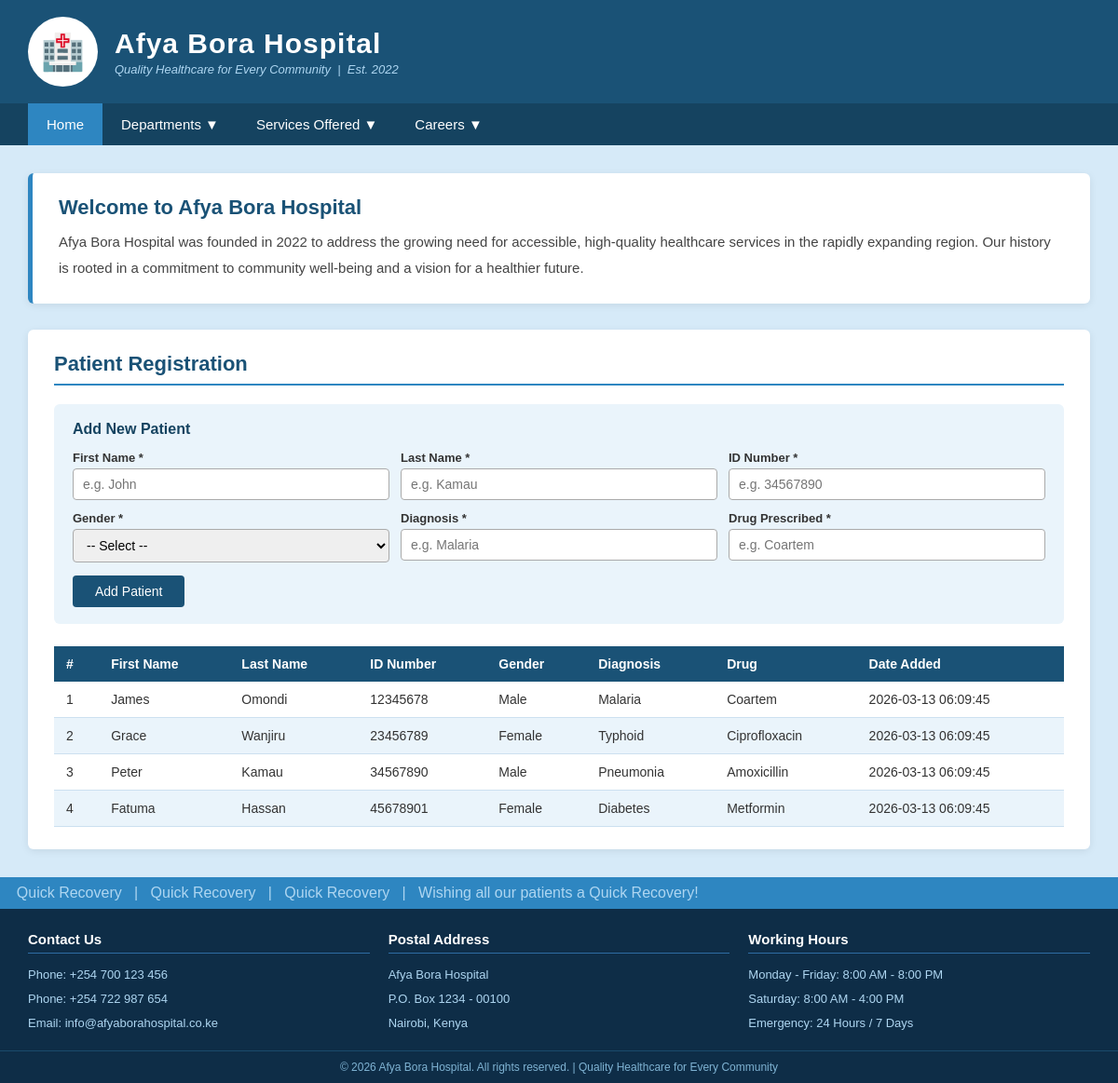
Screenshot of /hospital.php with the database file from the repository.
### tables this page shows
CREATE TABLE patients (
    id         INT(11)      NOT NULL AUTO_INCREMENT,
    firstname  VARCHAR(100) NOT NULL,
    lastname   VARCHAR(100) NOT NULL,
    idnumber   VARCHAR(20)  NOT NULL,
    gender     VARCHAR(10)  NOT NULL,
    diagnosis  VARCHAR(200) NOT NULL,
    drug       VARCHAR(200) NOT NULL,
    date_added DATETIME     NOT NULL DEFAULT CURRENT_TIMESTAMP,
    PRIMARY KEY (id)
);

### hospital.php (the view, shortened to what this page needs)
<?php
$servername = "localhost";
$username   = "root";
$password   = "";
$dbname     = "PatientData";
$conn  = new mysqli($servername, $username, $password, $dbname);
$db_ok = ($conn->connect_error === null);
$patients = array();
if ($db_ok) {
    $result = $conn->query("SELECT * FROM patients ORDER BY id ASC");
    if ($result) {
        while ($row = $result->fetch_assoc()) {
            $patients[] = $row;
        }
    }
}
?>
<!DOCTYPE html>
<html lang="en">
<head>
</head>
<body>
<header>
    <div class="header-inner">
        <div class="logo">&#127973;</div>
        <div class="site-title">
            <h1>Afya Bora Hospital</h1>
            <p>Quality Healthcare for Every Community &nbsp;|&nbsp; Est. 2022</p>
        </div>
    </div>
</header>
<nav>
    <ul>
        <li>
            <a href="hospital.php" class="active">Home</a>
        </li>
        <li>
            <a href="#">Departments &#9660;</a>
        </li>
        <li>
            <a href="#">Services Offered &#9660;</a>
        </li>
        <li>
            <a href="#">Careers &#9660;</a>
        </li>
    </ul>
</nav>
<main>
    <div class="intro-card">
        <h2>Welcome to Afya Bora Hospital</h2>
        <p>
            Afya Bora Hospital was founded in 2022 to address the growing need for accessible,
            high-quality healthcare services in the rapidly expanding region. Our history is rooted
            in a commitment to community well-being and a vision for a healthier future.
        </p>
    </div>
    <div class="patient-card">
        <h2>Patient Registration</h2>
        <div class="add-form-wrap">
            <h3>Add New Patient</h3>
            <form method="POST" action="hospital.php">
                <div class="fg-grid">
                    <div class="fg">
                        <label>First Name *</label>
                        <input type="text" name="firstname" placeholder="e.g. John" required>
                    </div>
                    <div class="fg">
                        <label>Last Name *</label>
                        <input type="text" name="lastname" placeholder="e.g. Kamau" required>
                    </div>
                    <div class="fg">
                        <label>ID Number *</label>
                        <input type="text" name="idnumber" placeholder="e.g. 34567890" required>
                    </div>
                    <div class="fg">
                        <label>Gender *</label>
                        <select name="gender" required>
                            <option value="">-- Select --</option>
                        </select>
                    </div>
                    <div class="fg">
                        <label>Diagnosis *</label>
                        <input type="text" name="diagnosis" placeholder="e.g. Malaria" required>
                    </div>
                    <div class="fg">
                        <label>Drug Prescribed *</label>
                        <input type="text" name="drug" placeholder="e.g. Coartem" required>
                    </div>
                </div>
                <button type="submit" name="add_patient" class="btn-add">Add Patient</button>
            </form>
        </div>
        <div class="tbl-wrap">
            <table>
                <thead>
                    <tr>
                        <th>#</th>
                        <th>First Name</th>
                        <th>Last Name</th>
                        <th>ID Number</th>
                        <th>Gender</th>
                        <th>Diagnosis</th>
                        <th>Drug</th>
                        <th>Date Added</th>
                    </tr>
                </thead>
                <tbody>
                    <?php if (count($patients) > 0): ?>
                        <?php $num = 1; ?>
                        <?php foreach ($patients as $row): ?>
                            <tr>
                                <td><?php echo $num; ?></td>
                                <td><?php echo htmlspecialchars($row["firstname"]); ?></td>
                                <td><?php echo htmlspecialchars($row["lastname"]); ?></td>
                                <td><?php echo htmlspecialchars($row["idnumber"]); ?></td>
                                <td><?php echo htmlspecialchars($row["gender"]); ?></td>
                                <td><?php echo htmlspecialchars($row["diagnosis"]); ?></td>
                                <td><?php echo htmlspecialchars($row["drug"]); ?></td>
                                <td><?php echo htmlspecialchars($row["date_added"]); ?></td>
                            </tr>
                            <?php $num++; ?>
                        <?php endforeach; ?>
                    <?php endif; ?>
                </tbody>
            </table>
        </div>
    </div>
</main>
<footer>
    <div class="marquee-bar">
        <marquee behavior="scroll" direction="left" scrollamount="5">
            &nbsp;&nbsp;&nbsp; Quick Recovery &nbsp;&nbsp;|&nbsp;&nbsp;
            Quick Recovery &nbsp;&nbsp;|&nbsp;&nbsp;
            Quick Recovery &nbsp;&nbsp;|&nbsp;&nbsp;
            Wishing all our patients a Quick Recovery! &nbsp;&nbsp;&nbsp;
        </marquee>
    </div>
    <div class="footer-grid">
        <div class="footer-col">
            <h3>Contact Us</h3>
            <p>Phone: +254 700 123 456</p>
            <p>Phone: +254 722 987 654</p>
            <p>Email: info@afyaborahospital.co.ke</p>
        </div>
        <div class="footer-col">
            <h3>Postal Address</h3>
            <p>Afya Bora Hospital</p>
            <p>P.O. Box 1234 - 00100</p>
            <p>Nairobi, Kenya</p>
        </div>
        <div class="footer-col">
            <h3>Working Hours</h3>
            <p>Monday - Friday: 8:00 AM - 8:00 PM</p>
            <p>Saturday: 8:00 AM - 4:00 PM</p>
            <p>Emergency: 24 Hours / 7 Days</p>
        </div>
    </div>
    <div class="footer-bottom">
        &copy; 2026 Afya Bora Hospital. All rights reserved. | Quality Healthcare for Every Community
    </div>
</footer>
</body>
</html>

### hospital.php (style rules this page uses)
* { margin: 0; padding: 0; box-sizing: border-box; font-family: Arial, sans-serif; }
header { background-color: #1a5276; color: #ffffff; padding: 18px 30px; }
.header-inner { display: flex; align-items: center; gap: 18px; }
.logo { width: 75px; height: 75px; background-color: #ffffff; border-radius: 50%; display: flex; align-items: center; justify-content: center; font-size: 38px; flex-shrink: 0; }
.site-title h1 { font-size: 30px; letter-spacing: 1px; }
.site-title p { font-size: 13px; color: #aed6f1; font-style: italic; margin-top: 3px; }
nav { background-color: #154360; }
nav > ul { list-style: none; display: flex; padding: 0 30px; }
nav > ul > li { position: relative; }
nav > ul > li > a { display: block; color: #ffffff; text-decoration: none; padding: 14px 20px; font-size: 15px; transition: background-color 0.25s; }
nav > ul > li > a:hover, nav > ul > li > a.active { background-color: #2e86c1; }
main { background-color: #d6eaf8; padding: 30px; min-height: 62vh; }
.intro-card { background-color: #ffffff; border-left: 5px solid #2e86c1; border-radius: 6px; padding: 24px 28px; margin-bottom: 28px; box-shadow: 0 2px 8px rgba(0,0,0,0.08); }
.intro-card h2 { color: #1a5276; font-size: 22px; margin-bottom: 10px; }
.intro-card p { color: #444444; line-height: 1.85; font-size: 15px; }
.patient-card { background-color: #ffffff; border-radius: 6px; padding: 24px 28px; box-shadow: 0 2px 8px rgba(0,0,0,0.08); }
.patient-card h2 { color: #1a5276; font-size: 22px; border-bottom: 2px solid #2e86c1; padding-bottom: 8px; margin-bottom: 20px; }
.add-form-wrap { background-color: #eaf4fb; padding: 18px 20px; border-radius: 6px; margin-bottom: 24px; }
.add-form-wrap h3 { color: #154360; font-size: 16px; margin-bottom: 14px; }
.fg-grid { display: grid; grid-template-columns: repeat(3, 1fr); gap: 12px; margin-bottom: 14px; }
.fg label { display: block; font-size: 13px; font-weight: bold; color: #333333; margin-bottom: 4px; }
.fg input, .fg select { width: 100%; padding: 8px 10px; border: 1px solid #aaaaaa; border-radius: 4px; font-size: 14px; }
.btn-add { background-color: #1a5276; color: #ffffff; padding: 9px 24px; border: none; border-radius: 4px; font-size: 14px; cursor: pointer; }
.tbl-wrap { overflow-x: auto; }
table { width: 100%; border-collapse: collapse; font-size: 14px; }
table thead tr { background-color: #1a5276; color: #ffffff; }
table th, table td { padding: 11px 13px; text-align: left; }
table thead th { white-space: nowrap; }
table tbody tr:nth-child(even) { background-color: #eaf4fb; }
table tbody td { border-bottom: 1px solid #cce0f0; color: #333333; }
footer { background-color: #0e2d47; color: #aed6f1; }
.marquee-bar { background-color: #2e86c1; padding: 8px 0; }
.footer-grid { display: grid; grid-template-columns: repeat(3, 1fr); gap: 20px; padding: 24px 30px 16px; }
.footer-col h3 { color: #ffffff; font-size: 15px; margin-bottom: 10px; padding-bottom: 6px; border-bottom: 1px solid #2e6da4; }
.footer-col p { font-size: 13px; line-height: 2; color: #aed6f1; }
.footer-bottom { text-align: center; padding: 10px 30px; font-size: 12px; color: #7fb3d3; border-top: 1px solid #1a4a6b; }

### rows the page displays
patients: firstname "James", lastname "Omondi", idnumber "12345678", gender "Male", diagnosis "Malaria", drug "Coartem", date_added "2026-03-13 06:09:45"
patients: firstname "Grace", lastname "Wanjiru", idnumber "23456789", gender "Female", diagnosis "Typhoid", drug "Ciprofloxacin", date_added "2026-03-13 06:09:45"
patients: firstname "Peter", lastname "Kamau", idnumber "34567890", gender "Male", diagnosis "Pneumonia", drug "Amoxicillin", date_added "2026-03-13 06:09:45"
patients: firstname "Fatuma", lastname "Hassan", idnumber "45678901", gender "Female", diagnosis "Diabetes", drug "Metformin", date_added "2026-03-13 06:09:45"
